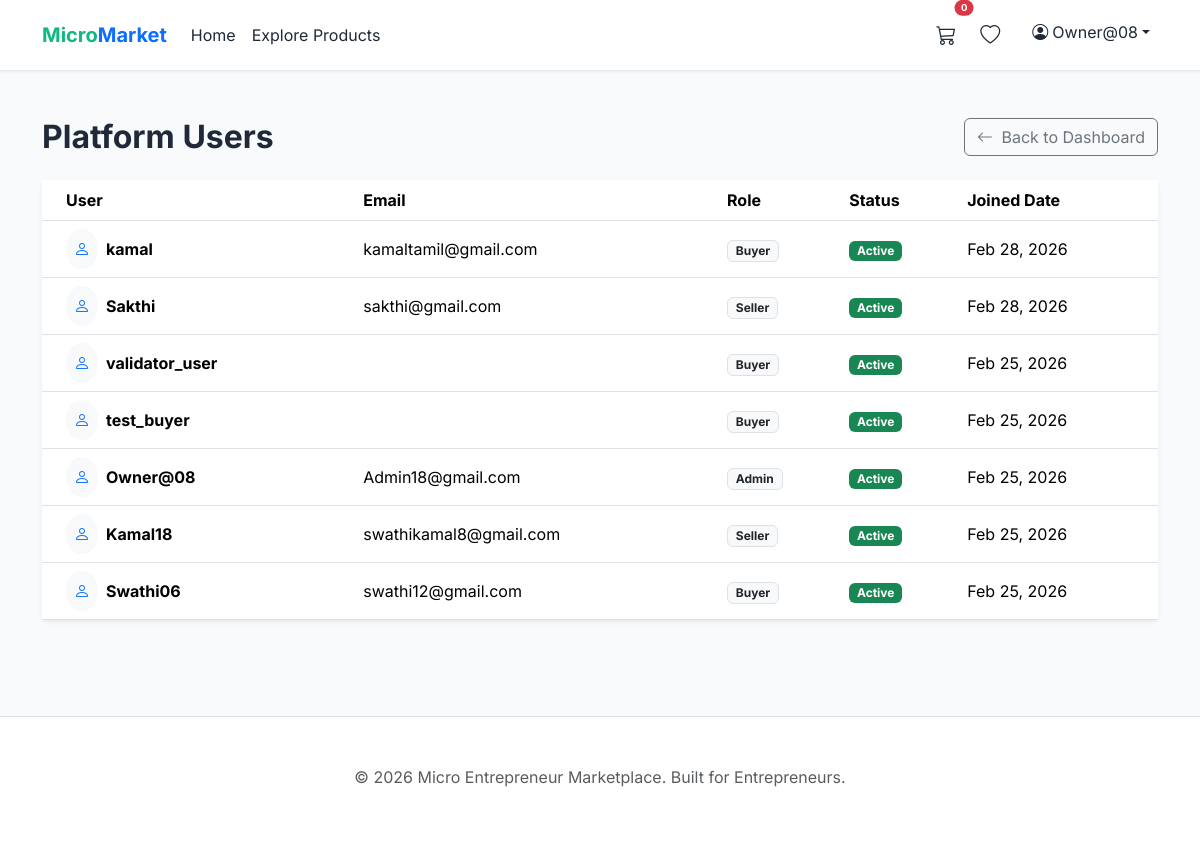
Screenshot of /adminpanel/users/ (signed in) with the database file from the repository.
### accounts/models.py (models this page shows, shortened)
class User(AbstractUser):
    ADMIN = 'ADMIN'
    SELLER = 'SELLER'
    BUYER = 'BUYER'
    ROLE_CHOICES = [
        (ADMIN, 'Admin'),
        (SELLER, 'Seller'),
        (BUYER, 'Buyer'),
    ]
    role = models.CharField(max_length=10, choices=ROLE_CHOICES, default=BUYER)
    phone = models.CharField(max_length=15, blank=True, null=True)
    profile_image = models.ImageField(upload_to='profiles/', blank=True, null=True)
    address = models.TextField(blank=True, null=True)
    city = models.CharField(max_length=100, blank=True, null=True)
    state = models.CharField(max_length=100, blank=True, null=True)
    created_at = models.DateTimeField(auto_now_add=True, db_index=True)

### adminpanel/views.py (the view)
# urls.py: path('users/', UserListView.as_view(), name='user_list'),
class UserListView(AdminBaseListView):
    model = User
    template_name = 'adminpanel/user_list.html'
    context_object_name = 'users_list'
    paginate_by = 10
    def get_queryset(self):
        return User.objects.all().order_by('-date_joined')

### adminpanel/views.py (called while the page is built)
    def test_func(self):
        return self.request.user.role == 'ADMIN' or self.request.user.is_superuser

### templates/adminpanel/user_list.html (shortened to what this page needs)
{% extends 'base.html' %}
{% block content %}
<div class="container py-5">
    <div class="d-flex justify-content-between align-items-center mb-4">
        <h2 class="fw-bold m-0">{{ page_title|default:"Platform Users" }}</h2>
        <a href="{% url 'adminpanel:admin_dashboard' %}" class="btn btn-outline-secondary">
            <i class="bi bi-arrow-left me-1"></i> Back to Dashboard
        </a>
    </div>
    <div class="card border-0 shadow-sm">
        <div class="card-body p-0">
            <div class="table-responsive">
                <table class="table table-hover align-middle mb-0">
                    <thead class="bg-light">
                        <tr>
                            <th class="ps-4">User</th>
                            <th>Email</th>
                            <th>Role</th>
                            <th>Status</th>
                            <th>Joined Date</th>
                        </tr>
                    </thead>
                    <tbody>
                        {% for u in users_list %}
                        <tr>
                            <td class="ps-4">
                                <div class="d-flex align-items-center">
                                    <div class="bg-light rounded-circle p-2 me-2">
                                        <i class="bi bi-person text-primary"></i>
                                    </div>
                                    <span class="fw-bold">{{ u.username }}</span>
                                </div>
                            </td>
                            <td>{{ u.email }}</td>
                            <td>
                                <span class="badge bg-light text-dark border">{{ u.get_role_display }}</span>
                            </td>
                            <td>
                                {% if u.is_active %}
                                <span class="badge bg-success">Active</span>
                                {% else %}
                                <span class="badge bg-danger">Inactive</span>
                                {% endif %}
                            </td>
                            <td>{{ u.date_joined|date:"M d, Y" }}</td>
                        </tr>
                        {% empty %}
                        <tr>
                            <td colspan="5" class="py-5 text-center">No users found.</td>
                        </tr>
                        {% endfor %}
                    </tbody>
                </table>
            </div>
        </div>
    </div>
</div>
{% endblock %}

### templates/base.html (shortened to what this page needs)
{% load static %}
{% load django_bootstrap5 %}
<!DOCTYPE html>
<html lang="en">
<head>
    {% bootstrap_css %}
    <link rel="stylesheet" href="https://cdn.jsdelivr.net/npm/bootstrap-icons@1.11.3/font/bootstrap-icons.min.css">
    <link rel="stylesheet" href="{% static 'css/style.css' %}">
</head>
<body>
    <nav class="navbar navbar-expand-lg navbar-light sticky-top">
        <div class="container">
            <a class="navbar-brand fw-bold text-primary" href="{% url 'core:home' %}">
                <span style="color: var(--secondary-green);">Micro</span>Market
            </a>
            <div class="collapse navbar-collapse" id="navbarNav">
                <ul class="navbar-nav me-auto">
                    <li class="nav-item">
                        <a class="nav-link" href="{% url 'core:home' %}">Home</a>
                    </li>
                    <li class="nav-item">
                        <a class="nav-link" href="{% url 'marketplace:product_list' %}">Explore Products</a>
                    </li>
                </ul>
                <ul class="navbar-nav">
                    {% if user.is_authenticated %}
                    <li class="nav-item me-2">
                        <a class="nav-link position-relative" href="{% url 'marketplace:cart_detail' %}">
                            <i class="bi bi-cart3 fs-5"></i>
                            <span
                                class="position-absolute top-0 start-100 translate-middle badge rounded-pill bg-danger"
                                style="font-size: 0.6rem;">
                                {{ user.cart_items.count }}
                            </span>
                        </a>
                    </li>
                    <li class="nav-item me-3">
                        <a class="nav-link" href="{% url 'marketplace:wishlist_detail' %}">
                            <i class="bi bi-heart fs-5"></i>
                        </a>
                    </li>
                    <li class="nav-item dropdown">
                        <a class="nav-link dropdown-toggle" href="#" id="navbarDropdown" role="button"
                            data-bs-toggle="dropdown">
                            <i class="bi bi-person-circle me-1"></i> {{ user.username }}
                        </a>
                    </li>
                    {% endif %}
                </ul>
            </div>
        </div>
    </nav>
    <main>
        {% block content %}
        {% endblock %}
    </main>
    <footer class="bg-white py-5 mt-5 border-top">
        <div class="container text-center text-muted">
            <p>&copy; 2026 Micro Entrepreneur Marketplace. Built for Entrepreneurs.</p>
        </div>
    </footer>
</body>
</html>

### static/css/style.css (style rules this page uses)
:root { --primary-blue: #1e3a8a; --secondary-green: #10b981; --accent-orange: #f59e0b; --neutral-gray: #f3f4f6; --text-dark: #1f2937; }
body { font-family: 'Inter', sans-serif; background-color: #f9fafb; color: var(--text-dark); }
.navbar { background-color: white; box-shadow: 0 1px 3px rgba(0,0,0,0.1); }
.card { border: none; box-shadow: 0 4px 6px -1px rgba(0, 0, 0, 0.1); transition: transform 0.2s; }
.nav-link { color: var(--text-dark); padding: 0.75rem 1.5rem; display: flex; align-items: center; }

### rows the page displays
User: cart_items.count "0", username "Owner@08", email "Admin18@gmail.com", role "Admin", is_active "Active", date_joined "Feb 25, 2026"
User: username "kamal", email "kamaltamil@gmail.com", role "Buyer", is_active "Active", date_joined "Feb 28, 2026"
User: username "Sakthi", email "sakthi@gmail.com", role "Seller", is_active "Active", date_joined "Feb 28, 2026"
User: username "validator_user", role "Buyer", is_active "Active", date_joined "Feb 25, 2026"
User: username "test_buyer", role "Buyer", is_active "Active", date_joined "Feb 25, 2026"
User: username "Kamal18", email "swathikamal8@gmail.com", role "Seller", is_active "Active", date_joined "Feb 25, 2026"
User: username "Swathi06", email "swathi12@gmail.com", role "Buyer", is_active "Active", date_joined "Feb 25, 2026"

### other values shown
{{ page_title|default:"Platform Users" }} "Platform Users"
